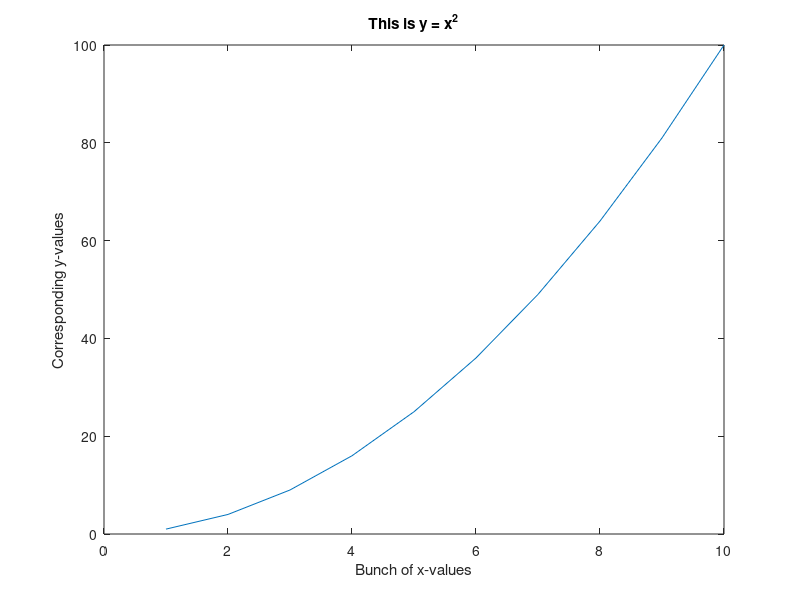

Reproduce this figure in MATLAB. (Note: this script raises an error after producing the figure.)
%{

Always start .m file with a descriptive header as shown below. This header will
keep your .m files organized, you can update it over time.

Purpose: Introduce Matlab to MA and PhD students. 

Date Started: January 30, 2019

Last updated: 
- Include major code updates

Primary input:
- Include name(s) of they key input files

Primary output:
- Include name(s) of output file this code will produce

Extra Notes:
- Include notes about data as you conduct your analysis. For example  you may discover
a certain variable may have too many missing values. 
- Keep track of problems e.g. fminunc wont coverge.

%}

% Basic setup
clear
% Set folder directory
cd('/Users/hammadshaikh/Documents/GitHub/Data-Analysis-Coding-Tutorials/Matlab/Introduction/') 

%% Vector and Matrix 

% Vector
x = [1,2,3,4,5,6,7,8,9,10] % will print on screen
x = [1,2,3,4,5,6,7,8,9,10]; % not print on screen
x_trans = x'; % transpose

% Size of vector
size(x)
size(x,1) % check rows
size(x')

% Element wise operation
y = x.^2;

% Plot y = x^2
plot(x,y);
title("This is y = x^2")
xlabel("Bunch of x-values")
ylabel("Corresponding y-values")

% Matrix
X = [1,2,3; 4,5,6 ; 6,7,8];
I = eye(3);
D = diag([1,2,3]);
I2 = 2*I;

%% Vector and Matrix algebra

% Add and subtract
x_add_scalar = x + 5;
x_add_y = x + y;
X_add_eye = X + I;

% Matrix multiplication
X_times_I = X*I;

% Matrix inversion
I_inv = inv(I);
I2_inv = inv(I2);

% Element wise multiplication 
a = [1,2,3]';
X_times_a = X*a;
X_elem_times_a = X.*a;
X_elem_times_X = X.*X;

%% Random variables

% Uniform
uni_draw = rand(1);
uni_draw_range = 2 + rand(1);
uni_draw_n = rand(5,1);

% Normal
norm_draw = randn(1);
norm_draw_mult = mvnrnd([1;2], eye(2), 1);


%% Monte Carlo Integration 

% Step 1: Draw many points from U[-3,2]
k = 9001;
uni_draws_k = -3 + 5*rand(k,1);

% Step 2: Compute h(x) = exp((-x^2)/2)
func_eval_draws = exp((-uni_draws_k.^2)/2);
func_eval_draws_mean = mean(func_eval_draws);
integ_val = 5*func_eval_draws_mean;

%% Linear Regression (OLS)

% Generate data (look at home)
n = 1000;
x_indep1 = rand(n,1);
x_indep2 = rand(n,1);
epsilon = 2.*randn(n,1);
y_outcome = 2 + 3.*x_indep1 + 5.*x_indep2 + epsilon;

% Estimate slope
X_design = [ones(n,1), x_indep1, x_indep2];
beta_ols = inv(X_design'*X_design)*(X_design'*y_outcome);

% Generate residuals
e = y_outcome - X_design*beta_ols;

% Hetro. robust cov-matrix
V_robust = inv(X_design'*X_design)*(X_design'*diag(e.^2)*X_design)*inv(X_design'*X_design);

%% Instrumental variables (2SLS)
% generating the endogenous variables and the instruments 
sigma_IV_gen = [1 0.8 0; 0.8 1 0.6; 0 0.6 1];
mu_IV = [0,0,0];
r = mvnrnd(mu_IV,sigma_IV_gen,n);
epsilon_iv = r(:,1);
x_endog = r(:,2);
z = r(:,3);

y = 3.*x_endog + epsilon_iv;

% OLS estimation will be biased
beta_ols_endog = inv(x_endog'*x_endog)*(x_endog'*y);

% IV estimation to correct for endogenity
beta_iv_2sls = inv(z'*x_endog)*(z'*y);

%% Minimization

% MLE
mle_data = [1,1,1,1,1,1,2,2,2,3];

% Render log likelihood as function of theta
loglikeobj = @(theta)loglike(mle_data, theta);
loglikeobj(0.2)


% Log likelihood
[theta_mle, loglike_mle] = fminunc(loglikeobj, 0.9)





